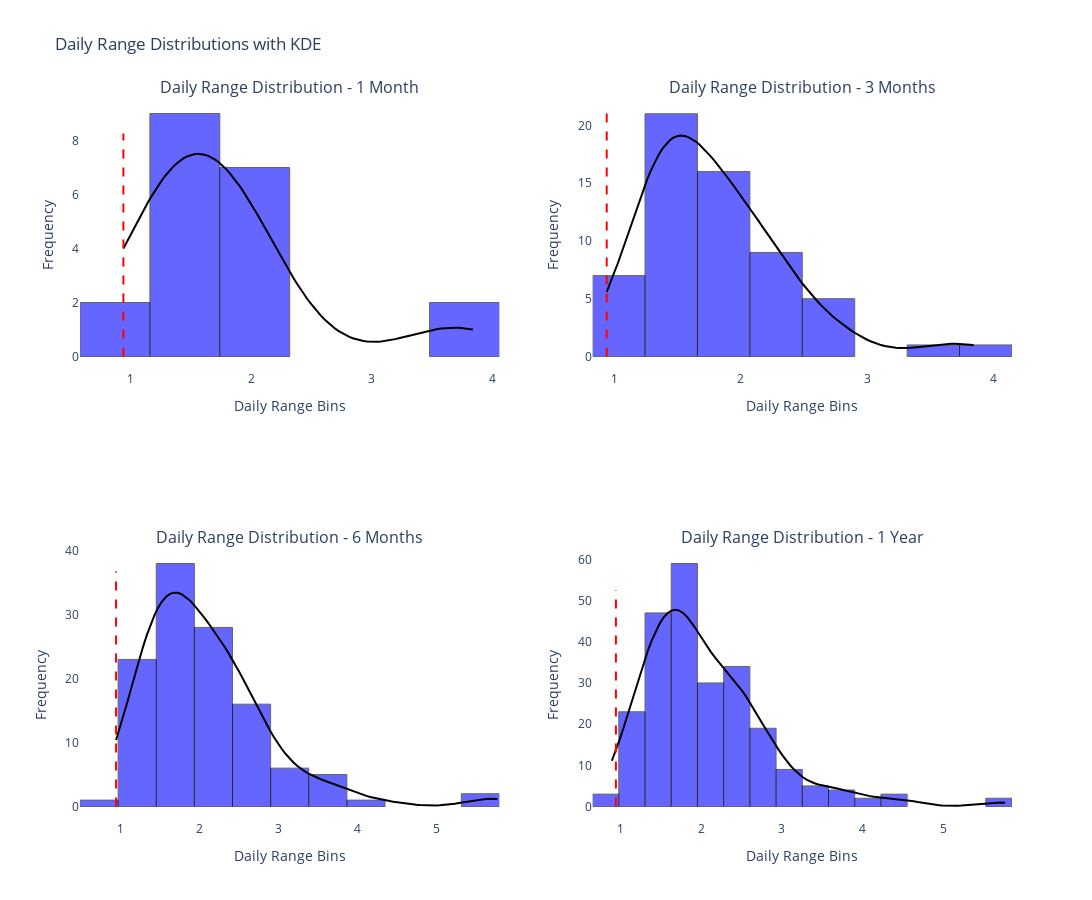

Notebook code cell kept with this figure:
### Markdown cell above
**Daily Range** represents the difference between the High and the Low of that day's price action.

Below are histograms of the daily ranges of the last 1 month, 3 month, 6 month and 12 month period with the red dashed line representing the latest day's daily range.

### Code cell
from DailyVolatility import DailyVolatilityVisualiser

visualizer = DailyVolatilityVisualiser(daily_df)
visualizer.plot_daily_range_distributions()
